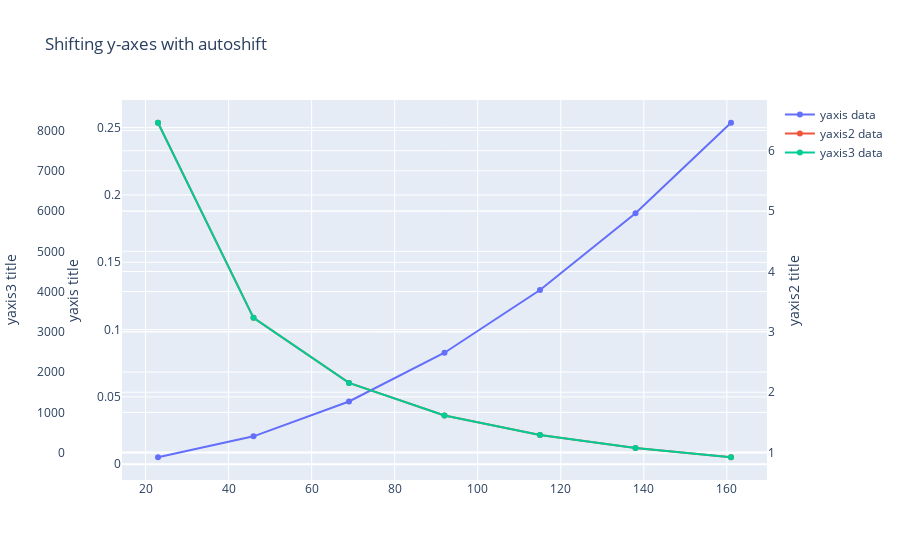

The notebook cell this image was saved under:
### Code cell
fig = go.Figure()

fig.add_trace(go.Scatter(x=df['Vpanel [V]'], y=df['Ploss [W]'], name="yaxis data"))

fig.add_trace(go.Scatter(x=df['Vpanel [V]'], y=df['Avf_target'], name="yaxis2 data", yaxis="y2"))

fig.add_trace(
    go.Scatter(x=df['Vpanel [V]'], y=df['amp_r1 [ohm]'], name="yaxis3 data", yaxis="y3")
)

# fig.add_trace(
#     go.Scatter(x=[3, 4, 5], y=[400, 500, 600], name="yaxis4 data", yaxis="y4")
# )


fig.update_layout(
    # xaxis=dict(domain=[0.25, 0.75]),
    yaxis=dict(
        title="yaxis title",
    ),
    yaxis2=dict(
        title="yaxis2 title",
        overlaying="y",
        side="right",
    ),
    yaxis3=dict(title="yaxis3 title", anchor="free", overlaying="y", autoshift=True),
    # yaxis4=dict(
    #     title="yaxis4 title",
    #     anchor="free",
    #     overlaying="y",
    #     autoshift=True,
    # ),
)

fig.update_layout(
    title_text="Shifting y-axes with autoshift",
)

fig.show()

### Figure 1 — Plotly figure (JSON) as saved in the notebook; plotly's stock layout.template omitted (floating-point values rounded to 4 significant figures)
{"data": [{"name": "yaxis data", "type": "scatter", "x": [23, 46, 69, 92, 115, 138, 161], "y": [0.005176, 0.0207, 0.04659, 0.08282, 0.1294, 0.1863, 0.2536]}, {"name": "yaxis2 data", "type": "scatter", "x": [23, 46, 69, 92, 115, 138, 161], "y": [6.463, 3.232, 2.154, 1.616, 1.293, 1.077, 0.923], "yaxis": "y2"}, {"name": "yaxis3 data", "type": "scatter", "x": [23, 46, 69, 92, 115, 138, 161], "y": [8194.0, 3348.0, 1731.0, 924.0, 439.5, 115.5, -115.5], "yaxis": "y3"}], "layout": {"title": {"text": "Shifting y-axes with autoshift"}, "yaxis": {"title": {"text": "yaxis title"}}, "yaxis2": {"overlaying": "y", "side": "right", "title": {"text": "yaxis2 title"}}, "yaxis3": {"anchor": "free", "autoshift": true, "overlaying": "y", "title": {"text": "yaxis3 title"}}}}
